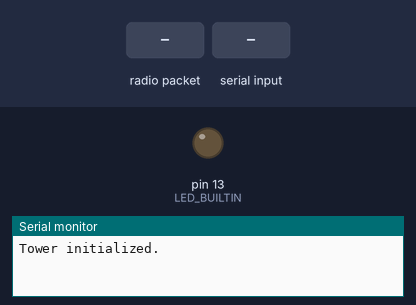
The sketch below on a simulated Arduino Uno, built with avr-gcc and run on an emulated ATmega328P. Shown: output pins drawn as LEDs (lit = HIGH), the last lines printed to the serial monitor. The inputs (shaded band) are chosen by the test bench. No radio packets arrive unless stated.

Above: at 1.2 s.
1.3 s: radio packet "1" arrives
At 2.6 s:
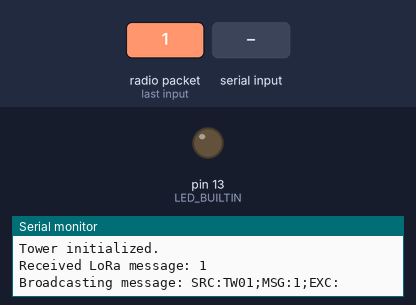
2.9 s: "1\n" received over Serial
At 3.07 s:
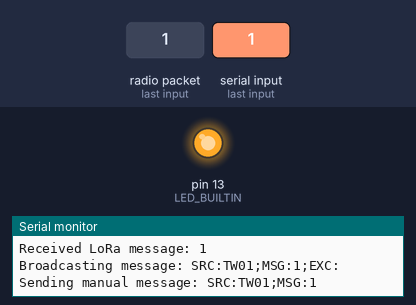
Timing chart, 0 to 5.9 s (numbered marks = the images above; inputs shaded):
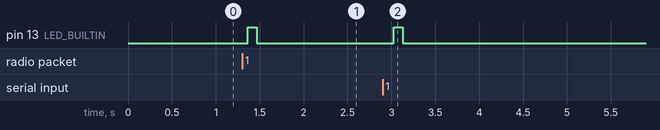

The sketch:

Tower_Updated.ino
```cpp
#include <SPI.h>
#include <RH_RF95.h>
#include <string.h>
#include <stdlib.h>
#define RF95_FREQ 915.0

const char TOWER_ID[] = "TW01";
RH_RF95 driver(8, 3);

void setup() {
  Serial.begin(9600);
  while (!Serial) {}

  if (!driver.init()) {
    Serial.println("LoRa init failed!");
    while (1);
  }

  if (!driver.setFrequency(RF95_FREQ)) {
    Serial.println("LoRa setFrequency failed!");
    while (1);
  }

  driver.setTxPower(15, false);
  pinMode(LED_BUILTIN, OUTPUT);
  Serial.println("Tower initialized.");
}

void loop() {
  //Check for incoming LoRa messages
  if (driver.available()) {
    uint8_t buf[RH_RF95_MAX_MESSAGE_LEN];
    uint8_t len = sizeof(buf);
    if (driver.recv(buf, &len)) {
      buf[len] = 0;
      Serial.print("Received LoRa message: ");
      Serial.println((char*)buf);

      char forwardMessage[RH_RF95_MAX_MESSAGE_LEN];

      // Extract sender's ID (SRC)
      char senderID[10] = "";
      char *srcPtr = strstr((char*)buf, "SRC:");
      if (srcPtr) {
        srcPtr += 4;
        int i = 0;
        while (srcPtr[i] != ';' && srcPtr[i] != '\0' && i < (int)sizeof(senderID) - 1) {
          senderID[i] = srcPtr[i];
          i++;
        }
        senderID[i] = '\0';
      }

      //Prevent relaying if the message was already from the Tower
      if (strcmp(senderID, TOWER_ID) == 0) {
        return;
      }

      //Append EXC field to prevent the sender from receiving its own message
      snprintf(forwardMessage, sizeof(forwardMessage), "SRC:%s;MSG:%s;EXC:%s", TOWER_ID, (char*)buf, senderID);

      Serial.print("Broadcasting message: ");
      Serial.println(forwardMessage);

      driver.send((uint8_t*)forwardMessage, strlen(forwardMessage));
      driver.waitPacketSent();

      digitalWrite(LED_BUILTIN, HIGH);
      delay(100);
      digitalWrite(LED_BUILTIN, LOW);
    }
  }

  //Serial input for manual messages from the Tower
  if (Serial.available()) {
    String userMessage = Serial.readStringUntil('\n');
    userMessage.trim();

    if (userMessage.length() > 0) {
      char sendMessage[RH_RF95_MAX_MESSAGE_LEN];
      snprintf(sendMessage, sizeof(sendMessage), "SRC:%s;MSG:%s", TOWER_ID, userMessage.c_str());

      Serial.print("Sending manual message: ");
      Serial.println(sendMessage);

      driver.send((uint8_t*)sendMessage, strlen(sendMessage));
      driver.waitPacketSent();

      digitalWrite(LED_BUILTIN, HIGH);
      delay(100);
      digitalWrite(LED_BUILTIN, LOW);
    }
  }

  delay(100);
}
```

Measured:
- after the input at 1.3 s, pin 13 (LED_BUILTIN): LOW → HIGH after 0.07 s, → LOW 0.10 s later
- after the input at 2.9 s, pin 13 (LED_BUILTIN): LOW → HIGH after 0.13 s, → LOW 0.10 s later
